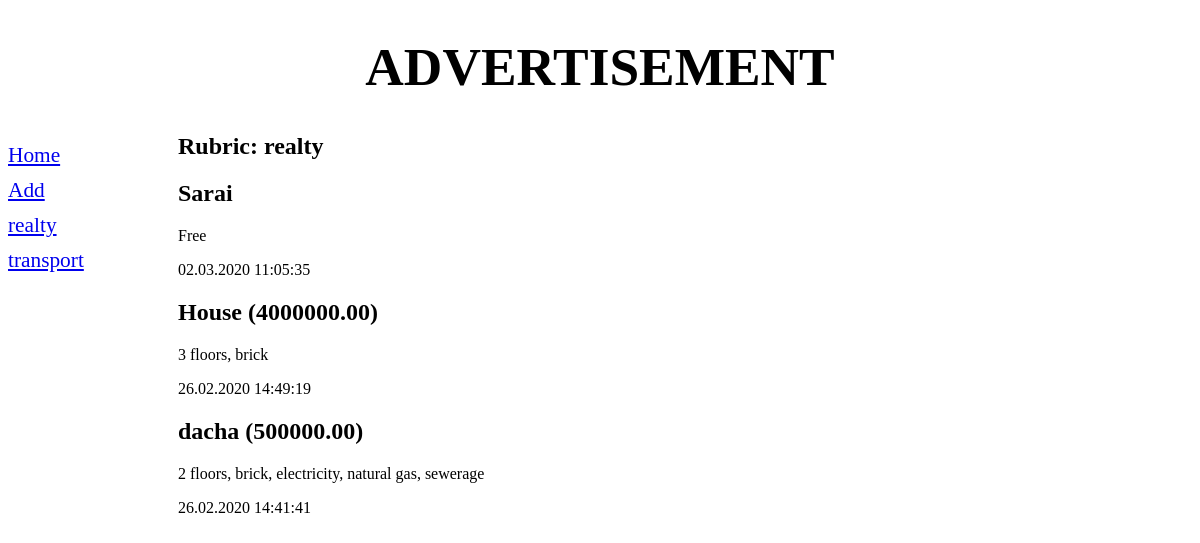
The page /bboard/2/ on the database its author committed.
### bboard/models.py (models this page shows, shortened)
class Rubric(models.Model):
    name = models.CharField(max_length=20, db_index=True, verbose_name='Rubric name')
    class Meta:
        verbose_name_plural = 'Rubrics'
        verbose_name = 'Rubric'
        ordering = ['name']

class AdsBoard(models.Model):
    title = models.CharField(
        max_length=50, verbose_name='Name',
        validators=[validators.RegexValidator(regex='^.{4,}$')],
        error_messages={'invalid': 'Wrong item name!'},
    )
    content = models.TextField(null=True, blank=True, verbose_name='Description')
    price = models.FloatField(null=True, blank=True, verbose_name='Price')
    published = models.DateTimeField(auto_now_add=True, db_index=True, verbose_name='Published')
    rubric = models.ForeignKey('Rubric', null=True, on_delete=models.PROTECT, verbose_name='Rubric')
    class Meta:
        verbose_name_plural = 'Advertisements'
        verbose_name = 'Advertisement'
        ordering = ['-published']
        indexes = [
            models.Index(fields=['-published', 'title'], name='main'),
            models.Index(fields=['title', 'price', 'rubric']),
        ]
    def title_and_price(self):
        if self.price:
            return '{0} ({1:.2f})'.format(self.title, self.price)
        else:
            return self.title
    title_and_price.short_description = 'Title and Price'

### bboard/views.py (the view)
# urls.py: path('<int:rubric_id>/', by_rubric, name='by_rubric'),
def by_rubric(request, rubric_id):
    ads = AdsBoard.objects.filter(rubric=rubric_id)
    rubrics = Rubric.objects.all()
    current_rubric = Rubric.objects.get(pk=rubric_id)
    context = {
        'ads': ads,
        'rubrics': rubrics,
        'current_rubric': current_rubric,
    }
    return render(request, 'bboard/by_rubric.html', context)

### bboard/templates/bboard/by_rubric.html (shortened to what this page needs)
{% extends "bboard/layout/basic.html" %}
{% block content %}
<h2>Rubric: {{ current_rubric.name }}</h2>
{% for ad in ads %}
<div>
    <h2>{{ ad.title_and_price }}</h2>
    <p>{{ ad.content }}</p>
    <p>{{ ad.published|date:"d.m.Y H:i:s" }}</p>
</div>
{% endfor %}
{% endblock %}

### bboard/templates/bboard/layout/basic.html (shortened to what this page needs)
<!DOCTYPE html>
{% load static %}
<html lang="en">
<head>
    <link rel="stylesheet" type="text/css" href="{% static 'bboard/style.css' %}">
</head>
<body>
    <h1>Advertisement</h1>
    <nav>
        <a href="{% url 'index' %}">Home</a>
        <a href="{% url 'add' %}">Add</a>
        {% for rubric in rubrics %}
        <a href="{{ rubric.get_absolute_url }}">{{ rubric.name }}</a>
        {% endfor %}
    </nav>
    <section>
        {% block content %}
        {% endblock %}
    </section>
</body>
</html>

### bboard/static/bboard/style.css (style rules this page uses)
h1 { font-size: 40pt; text-transform: uppercase; text-align: center; }
nav { font-size: 16pt; width: 150px; float: left; }
nav a { display: block; margin: 10px 0px; }
section { margin-left: 170px; }

### rows shown on the page
Rubric: name "realty"
Rubric: name "transport"
AdsBoard: title_and_price "Sarai", content "Free", published "02.03.2020 11:05:35"
AdsBoard: title_and_price "House (4000000.00)", content "3 floors, brick", published "26.02.2020 14:49:19"
AdsBoard: title_and_price "dacha (500000.00)", content "2 floors, brick, electricity, natural gas, sewerage", published "26.02.2020 14:41:41"
